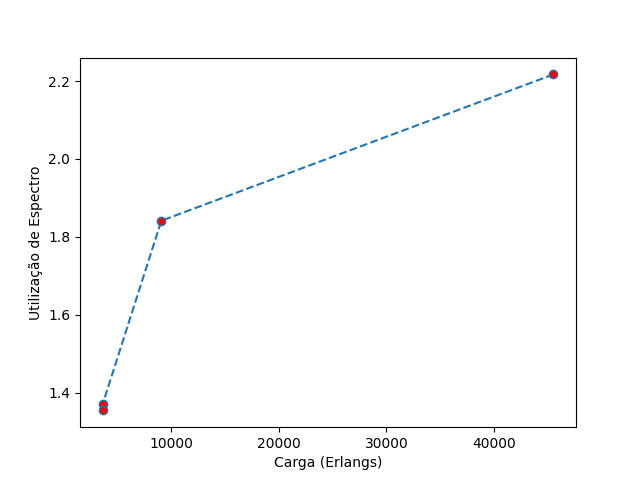

Here is the Python script that generated this plot:
import matplotlib.pyplot as plt

x = [45500, 9100, 3640, 3640]

y = [ 2.217076153879371, 1.8415936286610015, 1.3700243797071605, 1.3548116120575444]


plt.plot(x, y, linestyle = 'dashed', marker = 'o', markerfacecolor = 'red')


plt.xlabel('Carga (Erlangs)')

plt.ylabel('Utilização de Espectro')
plt.show()
